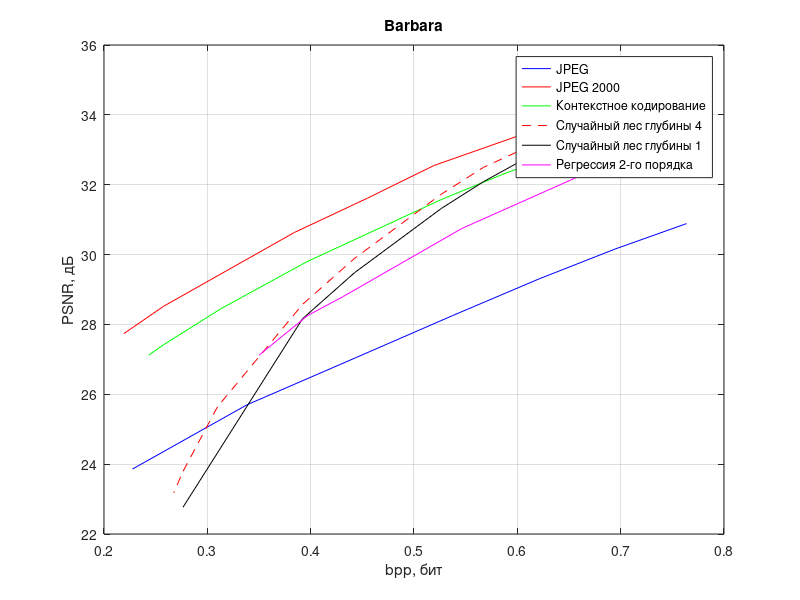

Here is the MATLAB script that generated this plot:
% JPEG
y = [23.8608 25.6992 27.0546 28.2538 29.3059 30.1596 30.8861];
x = [0.2276 0.3384 0.4442 0.5374 0.6212 0.6947 0.7637];
plot(x, y, 'b')
hold on
grid on
title('Barbara')
xlabel('bpp, бит')
ylabel('PSNR, дБ')

% JPEG 200
y = [27.7351 28.5223 30.6306 31.6155 32.5490 33.4063  35.1452 ];
x = [0.2191 0.2578 0.3841 0.4550 0.5192 0.6017 0.7793];
plot(x, y, 'r')

% Контекстное кодирование
y = [34.01681261336805 34.108987541722016 32.33765031651435 31.58831744122105...
    29.797040166015016 28.45372933122453 27.433983725428487 27.1209927784992 ];
x = [0.747833251953125 0.757720947265625 0.589202880859375 0.52740478515625 0.396453857421875...
    0.313323974609375 0.258453369140625 0.24322509765625];
plot(x, y, 'g')

% Лес
y = [33.95042188853107 33.20600151248229 32.494401359500024 31.73237739264571 29.890180338874085 28.57258909396281...
    25.64118540807772 23.792562275736046 23.176496202963595];
x = [0.685302734375 0.619415283203125 0.567108154296875 0.526580810546875 0.44244384765625 0.392120361328125...
    0.309814453125 0.276458740234375 0.2674560546875];
plot(x, y, 'r--')

% Пни
y = [33.607226536578985 32.9364154356932 32.0848152827 31.32279131585 29.4805942620850 28.16300301...
    22.766910126174];
x = [0.685302734375 0.619415283203125 0.567108154296875 0.526580810546875 0.44244384765625 0.392120361328125...
    0.276458740234375];
plot(x, y, 'k')

% регрессия
y = [26.1209927784992 27.25372933122453 27.8 29.750591520825896 32.082536422869886];
x = [0.350128173828125 0.39703369140625 0.431549072265625 0.546539306640625 0.72369384765625];
plot(x, y + 1, 'm')

legend('JPEG', 'JPEG 2000', 'Контекстное кодирование',...
    'Случайный лес глубины 4', 'Случайный лес глубины 1',...
    'Регрессия 2-го порядка')
